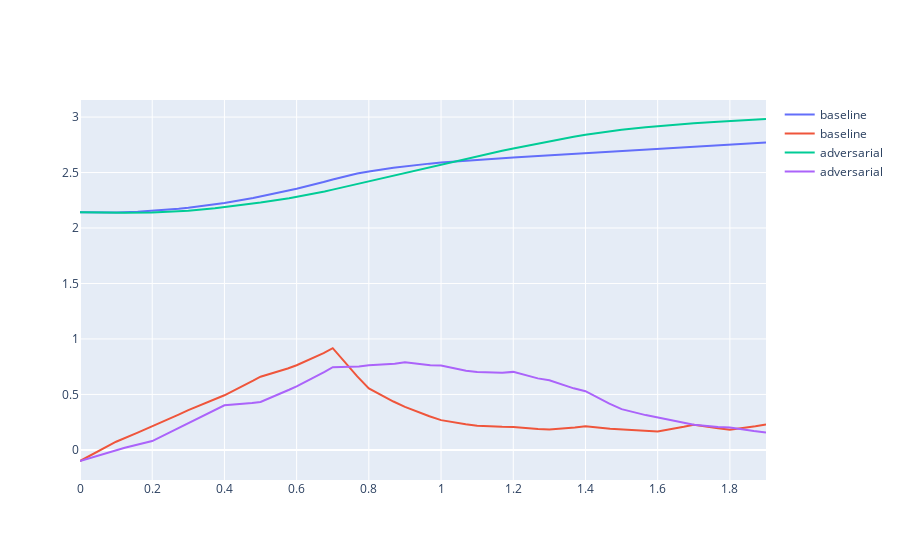

Here is the notebook cell this chart was saved with:
### Code cell
import pendulum_utils
pendulum = pendulum_utils.PendulumNLP()
vf = pendulum_utils.get_value_function(10)

# ctrl = lambda x: (torch.zeros(1), torch.zeros(1), None)

# ctrl = vf.get_optimal_controller()

# ctrl = value_approximation.get_inifinite_horizon_ctrl(pendulum.dyn, vf, vf_approx.model)
# ctrl = value_approximation.get_inifinite_horizon_ctrl(pendulum.dyn, vf, vf_approx_adv.model)


fig = go.Figure()

x0 = torch.Tensor([np.pi-1., -.1]).double()

ctrl = value_approximation.get_sampling_infinite_horizon_controller(pendulum.dx, vf, vf_approx.model)
x_traj_sim, t_traj_sim = pendulum.sim_ctrl(x0, ctrl, .1, 20)

for i in range(2):
    fig.add_trace(go.Scatter(
        x=t_traj_sim,
        y=x_traj_sim[i,:],
        name='baseline',
    ))
    
    
ctrl = value_approximation.get_sampling_infinite_horizon_controller(pendulum.dx, vf, vf_approx_adv.model)
x_traj_sim, t_traj_sim = pendulum.sim_ctrl(x0, ctrl, .1, 20)
for i in range(2):
    fig.add_trace(go.Scatter(
        x=t_traj_sim,
        y=x_traj_sim[i,:],
        name='adversarial',
    ))
    
fig.show()
